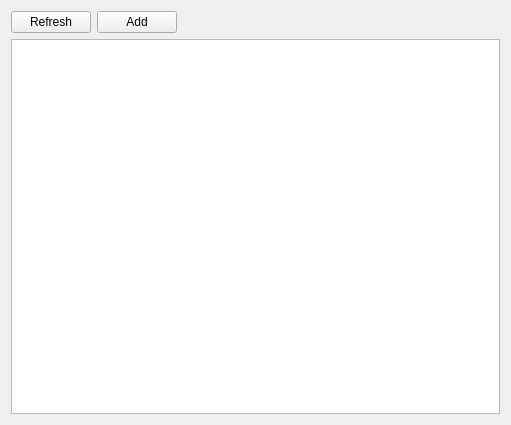
<?xml version="1.0" encoding="UTF-8"?>
<ui version="4.0">
 <class>CollectionTableWidget</class>
 <widget class="QWidget" name="CollectionTableWidget">
  <property name="geometry">
   <rect>
    <x>0</x>
    <y>0</y>
    <width>511</width>
    <height>425</height>
   </rect>
  </property>
  <property name="windowTitle">
   <string>Form</string>
  </property>
  <layout class="QVBoxLayout" name="verticalLayout">
   <item>
    <layout class="QHBoxLayout" name="horizontalLayout">
     <item>
      <widget class="QPushButton" name="b_refresh">
       <property name="text">
        <string>Refresh</string>
       </property>
      </widget>
     </item>
     <item>
      <widget class="QPushButton" name="b_add">
       <property name="text">
        <string>Add</string>
       </property>
      </widget>
     </item>
     <item>
      <spacer name="horizontalSpacer">
       <property name="orientation">
        <enum>Qt::Horizontal</enum>
       </property>
       <property name="sizeHint" stdset="0">
        <size>
         <width>40</width>
         <height>20</height>
        </size>
       </property>
      </spacer>
     </item>
    </layout>
   </item>
   <item>
    <widget class="QTableWidget" name="w_table"/>
   </item>
  </layout>
 </widget>
 <resources/>
 <connections/>
</ui>
